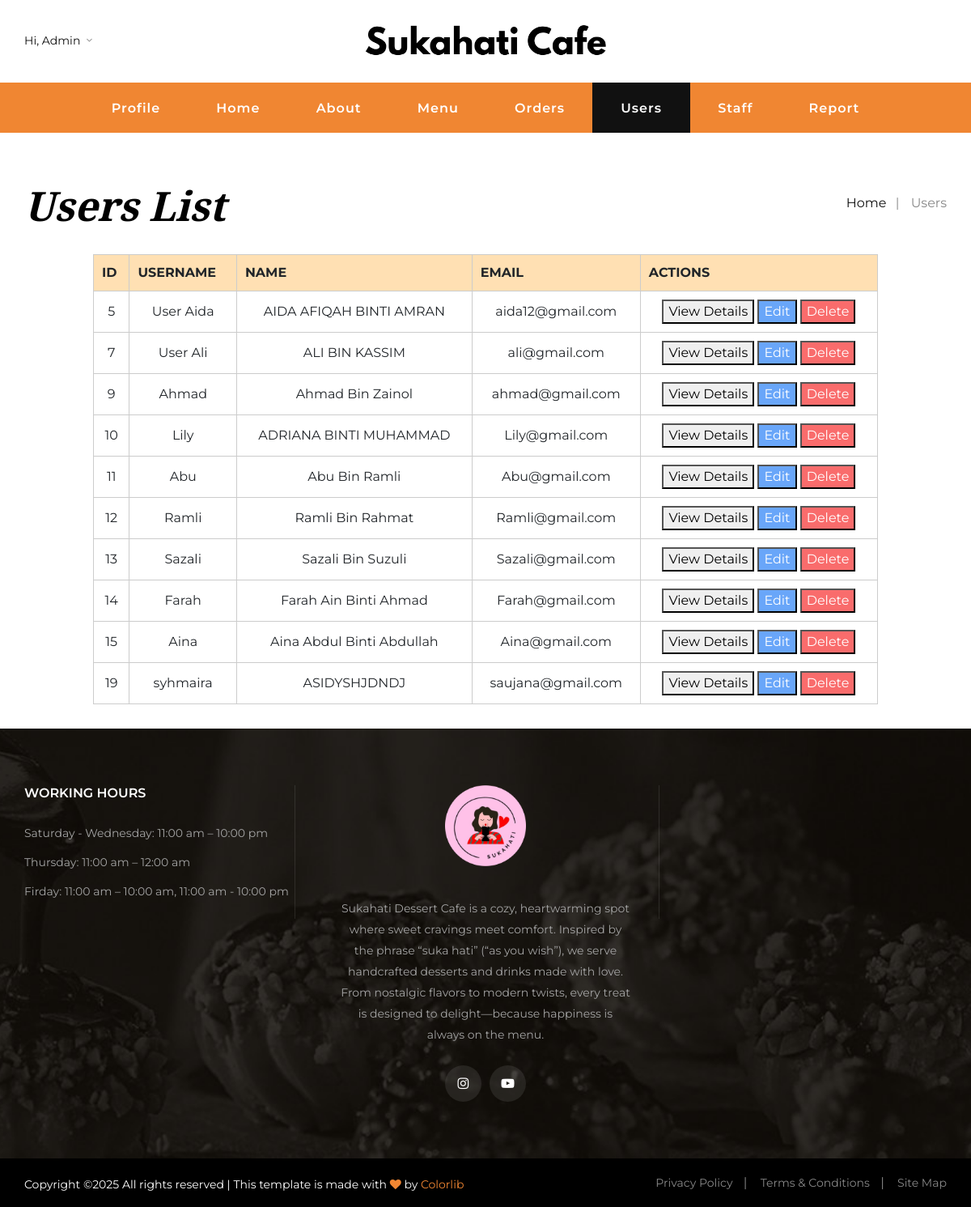
Page /ADMIN/users_list.php (signed in) on the committed database.
### tables this page shows
CREATE TABLE `user` (
  `user_id` int(4) NOT NULL,
  `username` varchar(20) NOT NULL,
  `telephone` varchar(10) DEFAULT NULL,
  `password` varchar(10) DEFAULT NULL,
  `level_id` int(10) DEFAULT NULL,
  `fullName` varchar(255) DEFAULT NULL,
  `email` varchar(255) DEFAULT NULL
);

### registration/session.php (called while the page is built, shortened)
<?php
if (isset($_SESSION['username'])) {
    $base_path = $_SESSION['base_path'];
} else {
    header('Location: ../registration/login.php');
    exit();
}
?>

### ADMIN/users_list.php (the view, shortened to what this page needs)
<?php
include('../registration/session.php');
include('../include/dbconn.php');
$username = $_SESSION['username'];
$user_result = mysqli_query($dbconn, "SELECT user_id, level_id FROM user WHERE username = '$username'");
$user = mysqli_fetch_assoc($user_result);
$level = $user['level_id'];
$sql = "SELECT user_id, username, fullName, email FROM user WHERE level_id = 2";
$result = mysqli_query($dbconn, $sql);
?>
<!DOCTYPE html>
<html lang="zxx">
<head>
    <link rel="stylesheet" href="../css/bootstrap.min.css">
    <link rel="stylesheet" href="css/bootstrap.min.css" type="text/css">
    <link rel="stylesheet" href="css/flaticon.css" type="text/css">
    <link rel="stylesheet" href="css/barfiller.css" type="text/css">
    <link rel="stylesheet" href="css/magnific-popup.css" type="text/css">
    <link rel="stylesheet" href="css/font-awesome.min.css" type="text/css">
    <link rel="stylesheet" href="css/elegant-icons.css" type="text/css">
    <link rel="stylesheet" href="css/nice-select.css" type="text/css">
    <link rel="stylesheet" href="css/owl.carousel.min.css" type="text/css">
    <link rel="stylesheet" href="css/slicknav.min.css" type="text/css">
    <link rel="stylesheet" href="css/style.css" type="text/css">
</head>
<body>
    <header class="header">
        <div class="header__top">
            <div class="container">
                <div class="row">
                    <div class="col-lg-12">
                        <div class="header__top__inner">
                            <div class="header__top__left">
                                <ul>
                                    <li>
										<a href="#">Hi, <?= htmlspecialchars($username) ?> <span class="arrow_carrot-down"></span></a>
									</li>
                                </ul>
                            </div>
                            <div class="header__logo">
                                <a href="<?= $base_path ?>/index.php"><img src="img/sukahaticafe.png" alt=""></a>
                            </div>
                        </div>
                    </div>
                </div>
            </div>
        </div>
        <div class="container">
            <div class="row">
                <div class="col-lg-12">
                    <nav class="header__menu mobile-menu">
                        <ul>
							<li><a href="/dessert-order/registration/update_profile.php">Profile</a></li>
							<li><a href="<?= $base_path ?>/index.php">Home</a></li>
							<li><a href="<?= $base_path ?>/about.php">About</a></li>
							<li><a href="/dessert-order/menu.php">Menu</a></li>
							<li><a href="/dessert-order/orders.php">Orders</a></li>
							<?php if ($level == 1): ?>
								<li class="active"><a href="/dessert-order/ADMIN/users_list.php">Users</a></li>
								<li><a href="/dessert-order/ADMIN/staffs_list.php">Staff</a></li>
								<li><a href="/dessert-order/ADMIN/report.php">Report</a></li>
							<?php endif; ?>
						</ul>
                    </nav>
                </div>
            </div>
        </div>
    </header>
    <div class="breadcrumb-option">
        <div class="container">
            <div class="row">
                <div class="col-lg-6 col-md-6 col-sm-6">
                    <div class="breadcrumb__text">
                        <h2>Users List</h2>
                    </div>
                </div>
                <div class="col-lg-6 col-md-6 col-sm-6">
                    <div class="breadcrumb__links">
                        <a href="<?= $base_path ?>/index.php">Home</a>
                        <span>Users</span>
                    </div>
                </div>
            </div>
        </div>
    </div>
<div style="max-width: 1000px; margin: 30px auto;">
<body>
    <div class="container">
        <table>
            <tr>
                <th>ID</th>
                <th>USERNAME</th>
                <th>NAME</th>
                <th>EMAIL</th>
                <th>ACTIONS</th>
            </tr>
            <?php while ($row = mysqli_fetch_assoc($result)): ?>
            <tr>
                <td><?= $row['user_id'] ?></td>
                <td><?= htmlspecialchars($row['username']) ?></td>
                <td><?= htmlspecialchars($row['fullName']) ?></td>
                <td><?= htmlspecialchars($row['email']) ?></td>
                <td>
					<button class="btn-view" onclick="location.href='view_user.php?id=<?= $row['user_id'] ?>'">View Details</button>
					<button class="btn-edit" onclick="location.href='edit_user.php?id=<?= $row['user_id'] ?>'">Edit</button>
					<button class="btn-delete" onclick="if(confirm('Are you sure to delete?')) location.href='delete_user.php?id=<?= $row['user_id'] ?>'">Delete</button>
				</td>
            </tr>
            <?php endwhile; ?>
        </table>
    </div>
</body>
</div>
    <footer class="footer set-bg" data-setbg="img/footer-bg.jpg">
        <div class="container">
            <div class="row">
                <div class="col-lg-4 col-md-6 col-sm-6">
                    <div class="footer__widget">
                        <h6>WORKING HOURS</h6>
                        <ul>
                            <li>Saturday - Wednesday: 11:00 am – 10:00 pm</li>
                            <li>Thursday: 11:00 am – 12:00 am</li>
                            <li>Firday: 11:00 am – 10:00 am, 11:00 am - 10:00 pm</li>
                        </ul>
                    </div>
                </div>
                <div class="col-lg-4 col-md-6 col-sm-6">
                    <div class="footer__about">
                        <div class="footer__logo">
                            <a href="#"><img src="img/footer-logo.png" alt=""></a>
                        </div>
                        <p>Sukahati Dessert Cafe is a cozy, heartwarming spot where sweet cravings meet comfort.
						Inspired by the phrase “suka hati” (“as you wish”), we serve handcrafted desserts and drinks made with love.
						From nostalgic flavors to modern twists, every treat is designed to delight—because happiness is always on the menu.</p>
                        <div class="footer__social">
                            <a href="#"><i class="fa fa-instagram"></i></a>
                            <a href="#"><i class="fa fa-youtube-play"></i></a>
                        </div>
                    </div>
                </div>
            </div>
        </div>
        <div class="copyright">
            <div class="container">
                <div class="row">
                    <div class="col-lg-7">
                        <p class="copyright__text text-white">
                          Copyright &copy;<script>document.write(new Date().getFullYear());</script> All rights reserved | This template is made with <i class="fa fa-heart" aria-hidden="true"></i> by <a href="https://colorlib.com" target="_blank">Colorlib</a>
                      </p>
                  </div>
                  <div class="col-lg-5">
                    <div class="copyright__widget">
                        <ul>
                            <li><a href="#">Privacy Policy</a></li>
                            <li><a href="#">Terms & Conditions</a></li>
                            <li><a href="#">Site Map</a></li>
                        </ul>
                    </div>
                </div>
            </div>
        </div>
    </div>
</footer>
</body>
</html>

### ADMIN/users_list.php (style rules this page uses)
table { width: 100%; border-collapse: collapse; margin-top: 20px; }
th, td { border: 1px solid #ccc; padding: 10px; text-align: center; }
th { background-color: #ffe0b3; }
.btn-edit { background-color: #69a6f9; color: white; }
.btn-delete { background-color: #f96c6c; color: white; }

### rows in the picture
user: user_id "5", username "User Aida", fullName "AIDA AFIQAH BINTI AMRAN", email "aida12@gmail.com"
user: user_id "7", username "User Ali", fullName "ALI BIN KASSIM", email "ali@gmail.com"
user: user_id "9", username "Ahmad", fullName "Ahmad Bin Zainol", email "ahmad@gmail.com"
user: user_id "10", username "Lily", fullName "ADRIANA BINTI MUHAMMAD", email "Lily@gmail.com"
user: user_id "11", username "Abu", fullName "Abu Bin Ramli", email "Abu@gmail.com"
user: user_id "12", username "Ramli", fullName "Ramli Bin Rahmat", email "Ramli@gmail.com"
user: user_id "13", username "Sazali", fullName "Sazali Bin Suzuli", email "Sazali@gmail.com"
user: user_id "14", username "Farah", fullName "Farah Ain Binti Ahmad", email "Farah@gmail.com"
user: user_id "15", username "Aina", fullName "Aina Abdul Binti Abdullah", email "Aina@gmail.com"
user: user_id "19", username "syhmaira", fullName "ASIDYSHJDNDJ", email "saujana@gmail.com"

### other values in the picture
$username "Admin"
